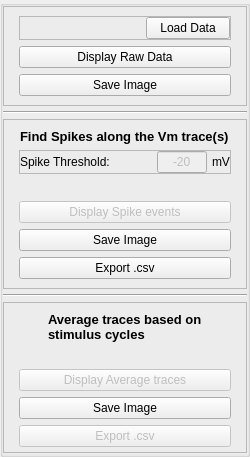
                  <widget class="QGroupBox" name="DataAnalysis_groupBox">
                   <property name="sizePolicy">
                    <sizepolicy hsizetype="Fixed" vsizetype="Preferred">
                     <horstretch>0</horstretch>
                     <verstretch>0</verstretch>
                    </sizepolicy>
                   </property>
                   <property name="minimumSize">
                    <size>
                     <width>250</width>
                     <height>0</height>
                    </size>
                   </property>
                   <property name="maximumSize">
                    <size>
                     <width>250</width>
                     <height>16777215</height>
                    </size>
                   </property>
                   <property name="styleSheet">
                    <string notr="true"/>
                   </property>
                   <layout class="QVBoxLayout" name="verticalLayout_34">
                    <property name="spacing">
                     <number>5</number>
                    </property>
                    <property name="leftMargin">
                     <number>0</number>
                    </property>
                    <property name="topMargin">
                     <number>0</number>
                    </property>
                    <property name="rightMargin">
                     <number>0</number>
                    </property>
                    <property name="bottomMargin">
                     <number>1</number>
                    </property>
                    <item>
                     <widget class="QFrame" name="DataAnalysis_LoadData_frame">
                      <property name="frameShape">
                       <enum>QFrame::StyledPanel</enum>
                      </property>
                      <property name="frameShadow">
                       <enum>QFrame::Raised</enum>
                      </property>
                      <layout class="QVBoxLayout" name="verticalLayout_36">
                       <property name="leftMargin">
                        <number>15</number>
                       </property>
                       <property name="rightMargin">
                        <number>15</number>
                       </property>
                       <item>
                        <widget class="QFrame" name="DataAnalysis_LoadData_subframe">
                         <property name="frameShape">
                          <enum>QFrame::StyledPanel</enum>
                         </property>
                         <property name="frameShadow">
                          <enum>QFrame::Raised</enum>
                         </property>
                         <layout class="QHBoxLayout" name="horizontalLayout_62">
                          <property name="spacing">
                           <number>0</number>
                          </property>
                          <property name="leftMargin">
                           <number>0</number>
                          </property>
                          <property name="topMargin">
                           <number>0</number>
                          </property>
                          <property name="rightMargin">
                           <number>0</number>
                          </property>
                          <property name="bottomMargin">
                           <number>0</number>
                          </property>
                          <item>
                           <widget class="QLabel" name="DataAnalysis_LoadData_label">
                            <property name="sizePolicy">
                             <sizepolicy hsizetype="Expanding" vsizetype="Preferred">
                              <horstretch>0</horstretch>
                              <verstretch>0</verstretch>
                             </sizepolicy>
                            </property>
                            <property name="text">
                             <string/>
                            </property>
                            <property name="wordWrap">
                             <bool>true</bool>
                            </property>
                           </widget>
                          </item>
                          <item>
                           <widget class="QPushButton" name="DataAnalysis_LoadData_pushButton">
                            <property name="text">
                             <string>   Load Data   </string>
                            </property>
                            <property name="iconSize">
                             <size>
                              <width>14</width>
                              <height>16</height>
                             </size>
                            </property>
                           </widget>
                          </item>
                         </layout>
                        </widget>
                       </item>
                       <item>
                        <widget class="QPushButton" name="DataAnalysis_LoadData_Display_pushButton">
                         <property name="text">
                          <string>Display Raw Data</string>
                         </property>
                        </widget>
                       </item>
                       <item>
                        <widget class="QPushButton" name="DataAnalysis_SaveImage_pushButton">
                         <property name="text">
                          <string>Save Image</string>
                         </property>
                        </widget>
                       </item>
                      </layout>
                     </widget>
                    </item>
                    <item>
                     <widget class="Line" name="DataAnalysis_LoadData_line">
                      <property name="orientation">
                       <enum>Qt::Horizontal</enum>
                      </property>
                     </widget>
                    </item>
                    <item>
                     <widget class="QFrame" name="DataAnalysis_Spike_frame">
                      <property name="styleSheet">
                       <string notr="true"/>
                      </property>
                      <property name="frameShape">
                       <enum>QFrame::StyledPanel</enum>
                      </property>
                      <property name="frameShadow">
                       <enum>QFrame::Raised</enum>
                      </property>
                      <layout class="QVBoxLayout" name="verticalLayout_41">
                       <property name="leftMargin">
                        <number>15</number>
                       </property>
                       <property name="rightMargin">
                        <number>15</number>
                       </property>
                       <item alignment="Qt::AlignHCenter">
                        <widget class="QLabel" name="DataAnalysis_Spike_label">
                         <property name="font">
                          <font>
                           <pointsize>10</pointsize>
                           <bold>true</bold>
                          </font>
                         </property>
                         <property name="text">
                          <string>Find Spikes along the Vm trace(s)</string>
                         </property>
                        </widget>
                       </item>
                       <item>
                        <widget class="QFrame" name="DataAnalysis_Spike_subframe">
                         <property name="frameShape">
                          <enum>QFrame::StyledPanel</enum>
                         </property>
                         <property name="frameShadow">
                          <enum>QFrame::Raised</enum>
                         </property>
                         <layout class="QHBoxLayout" name="horizontalLayout_69">
                          <property name="spacing">
                           <number>5</number>
                          </property>
                          <property name="leftMargin">
                           <number>0</number>
                          </property>
                          <property name="topMargin">
                           <number>0</number>
                          </property>
                          <property name="rightMargin">
                           <number>0</number>
                          </property>
                          <property name="bottomMargin">
                           <number>0</number>
                          </property>
                          <item>
                           <widget class="QLabel" name="DataAnalysis_Spike_threshold_label">
                            <property name="sizePolicy">
                             <sizepolicy hsizetype="Expanding" vsizetype="Preferred">
                              <horstretch>0</horstretch>
                              <verstretch>0</verstretch>
                             </sizepolicy>
                            </property>
                            <property name="text">
                             <string>Spike Threshold: </string>
                            </property>
                           </widget>
                          </item>
                          <item alignment="Qt::AlignRight">
                           <widget class="QLineEdit" name="DataAnalysis_Spike_lineEdit">
                            <property name="enabled">
                             <bool>false</bool>
                            </property>
                            <property name="sizePolicy">
                             <sizepolicy hsizetype="Fixed" vsizetype="Fixed">
                              <horstretch>0</horstretch>
                              <verstretch>0</verstretch>
                             </sizepolicy>
                            </property>
                            <property name="minimumSize">
                             <size>
                              <width>50</width>
                              <height>0</height>
                             </size>
                            </property>
                            <property name="maximumSize">
                             <size>
                              <width>50</width>
                              <height>16777215</height>
                             </size>
                            </property>
                            <property name="text">
                             <string>-20</string>
                            </property>
                            <property name="alignment">
                             <set>Qt::AlignCenter</set>
                            </property>
                           </widget>
                          </item>
                          <item alignment="Qt::AlignRight">
                           <widget class="QLabel" name="DataAnalysis_Spike_mV_label">
                            <property name="text">
                             <string>mV</string>
                            </property>
                           </widget>
                          </item>
                         </layout>
                        </widget>
                       </item>
                       <item>
                        <widget class="QLabel" name="DataAnalysis_Spike_result_label">
                         <property name="font">
                          <font>
                           <pointsize>10</pointsize>
                           <bold>true</bold>
                          </font>
                         </property>
                         <property name="styleSheet">
                          <string notr="true"/>
                         </property>
                         <property name="text">
                          <string/>
                         </property>
                         <property name="alignment">
                          <set>Qt::AlignCenter</set>
                         </property>
                        </widget>
                       </item>
                       <item>
                        <widget class="QPushButton" name="DataAnalysis_Spike_Display_pushButton">
                         <property name="enabled">
                          <bool>false</bool>
                         </property>
                         <property name="text">
                          <string>Display Spike events</string>
                         </property>
                        </widget>
                       </item>
                       <item>
                        <widget class="QPushButton" name="DataAnalysis_Spike_SaveImage_pushButton">
                         <property name="text">
                          <string>Save Image</string>
                         </property>
                        </widget>
                       </item>
                       <item>
                        <widget class="QPushButton" name="DataAnalysis_Spike_Export_pushButton">
                         <property name="text">
                          <string>Export .csv</string>
                         </property>
                        </widget>
                       </item>
                      </layout>
                     </widget>
                    </item>
                    <item>
                     <widget class="Line" name="DataAnalysis_Spike_line">
                      <property name="orientation">
                       <enum>Qt::Horizontal</enum>
                      </property>
                     </widget>
                    </item>
                    <item>
                     <widget class="QFrame" name="DataAnalysis_Average_frame">
                      <property name="styleSheet">
                       <string notr="true"/>
                      </property>
                      <property name="frameShape">
                       <enum>QFrame::StyledPanel</enum>
                      </property>
                      <property name="frameShadow">
                       <enum>QFrame::Raised</enum>
                      </property>
                      <layout class="QVBoxLayout" name="verticalLayout_40">
                       <property name="spacing">
                        <number>6</number>
                       </property>
                       <property name="leftMargin">
                        <number>15</number>
                       </property>
                       <property name="topMargin">
                        <number>9</number>
                       </property>
                       <property name="rightMargin">
                        <number>15</number>
                       </property>
                       <property name="bottomMargin">
                        <number>5</number>
                       </property>
                       <item alignment="Qt::AlignHCenter">
                        <widget class="QLabel" name="DataAnalysis_Average_result_label">
                         <property name="font">
                          <font>
                           <pointsize>10</pointsize>
                           <bold>true</bold>
                          </font>
                         </property>
                         <property name="text">
                          <string>Average traces based on stimulus cycles</string>
                         </property>
                         <property name="scaledContents">
                          <bool>false</bool>
                         </property>
                         <property name="wordWrap">
                          <bool>true</bool>
                         </property>
                        </widget>
                       </item>
                       <item>
                        <widget class="QLabel" name="DataAnalysis_Average_label">
                         <property name="font">
                          <font>
                           <pointsize>10</pointsize>
                           <bold>true</bold>
                          </font>
                         </property>
                         <property name="styleSheet">
                          <string notr="true"/>
                         </property>
                         <property name="text">
                          <string/>
                         </property>
                         <property name="alignment">
                          <set>Qt::AlignCenter</set>
                         </property>
                        </widget>
                       </item>
                       <item>
                        <widget class="QPushButton" name="DataAnalysis_Average_Display_pushButton">
                         <property name="enabled">
                          <bool>false</bool>
                         </property>
                         <property name="text">
                          <string>Display Average traces</string>
                         </property>
                        </widget>
                       </item>
                       <item>
                        <widget class="QPushButton" name="DataAnalysis_Average_SaveImage_pushButton">
                         <property name="text">
                          <string>Save Image</string>
                         </property>
                        </widget>
                       </item>
                       <item>
                        <widget class="QPushButton" name="DataAnalysis_Average_Save_pushButton">
                         <property name="enabled">
                          <bool>false</bool>
                         </property>
                         <property name="text">
                          <string>Export .csv</string>
                         </property>
                        </widget>
                       </item>
                      </layout>
                     </widget>
                    </item>
                   </layout>
                  </widget>
